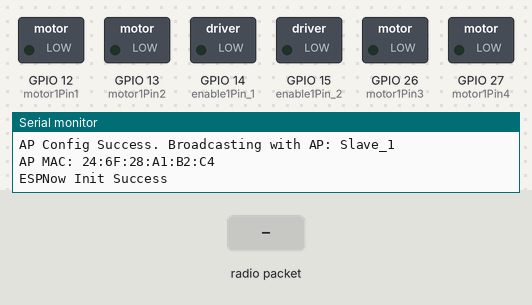
The sketch below on a simulated ESP32. Parts: switched loads named in the sketch (green lamp = pin HIGH), the last lines printed to the serial monitor. Inputs (shaded band) come from the test bench.

Above: at 1.2 s.
1.3 s: radio packet "5" arrives
At 2.5 s:
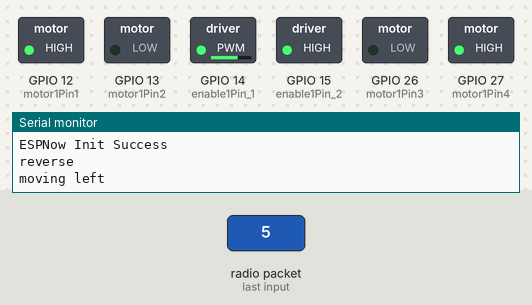
2.8 s: radio packet "90" arrives
At 3.9 s:
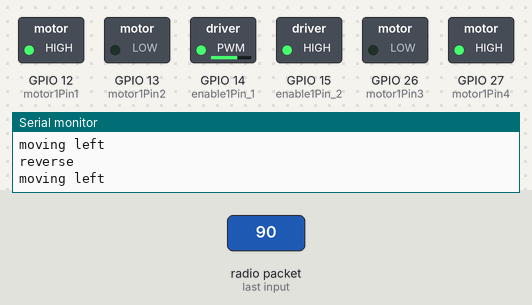
Timing chart, 0 to 5.8 s (numbered marks = the images above; inputs shaded):
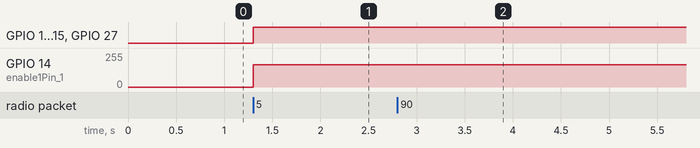

The sketch:

bug_v2.ino
```cpp
#include <WiFi.h>
#include <esp_now.h>

#define CHANNEL 1

const int freq = 30000;
const int pwmChannel_1 = 0;
const int pwmChannel_2 = 1;
const int resolution = 8;

// Motor A
int motor1Pin1 = 12;
int motor1Pin2 = 13;
int enable1Pin_1 = 14;

// Motor B
int motor1Pin3 = 26;
int motor1Pin4 = 27;
int enable1Pin_2 = 15;

bool gotData = false;

char* inputController = NULL;
char* cBut0;
char* cBut1;
char* cBut2;
char* cBut3;
char* cBut4;
char* cBut5;
char* cBut6;
char* cBut7;
char* cBut8;
char* cBut9;
char* cBut10;
char* cBut11;

char* cJoyXL;
char* cJoyXR;
char* cJoyYL;
char* cJoyYR;

int But0, But1, But2, But3, But4, But5, But6, But7, But8, But9, But10, But11, joyXL, joyYL, joyXR, joyYR = 1;
int lSpeed, rSpeed = 0;
int ySpeedModifier, xSpeedModifier = 0;
int butSpeed = 0;


void InitESPNow();
void configDeviceAP();
void OnDataRecv(const uint8_t *, const uint8_t *, int );

enum dirs {
  forward, reverse, stopped
};

dirs dir;

void setup()
{
  Serial.begin(115200);

  pinMode(motor1Pin1, OUTPUT);
  pinMode(motor1Pin2, OUTPUT);
  pinMode(enable1Pin_1, OUTPUT);
  pinMode(motor1Pin3, OUTPUT);
  pinMode(motor1Pin4, OUTPUT);
  pinMode(enable1Pin_2, OUTPUT);

  ledcSetup(pwmChannel_1, freq, resolution);
  ledcSetup(pwmChannel_2, freq, resolution);

  ledcAttachPin(enable1Pin_1, pwmChannel_1);
  ledcAttachPin(enable1Pin_2, pwmChannel_2);

  WiFi.mode(WIFI_AP);
  // configure device AP mode
  configDeviceAP();
  // This is the mac address of the Slave in AP Mode
  Serial.print("AP MAC: "); Serial.println(WiFi.softAPmacAddress());
  // Init ESPNow with a fallback logic
  InitESPNow();
  // Once ESPNow is successfully Init, we will register for recv CB to
  // get recv packer info.
  esp_now_register_recv_cb(OnDataRecv);
}


void loop()
{

  for (;;)
  {
  }
}

void InitESPNow() {
  while (true) {
    WiFi.disconnect();
    if (esp_now_init() == ESP_OK) {
      Serial.println("ESPNow Init Success");
      break;
    }
    else {
      Serial.println("ESPNow Init Failed");
      // Retry InitESPNow, add a counte and then restart?
      // InitESPNow();
      // or Simply Restart
    }
    delay(100);
  }
}

void configDeviceAP() {
  char* SSID = "Slave_1";
  bool result = WiFi.softAP(SSID, "Slave_1_Password", CHANNEL, 0);
  if (!result) {
    Serial.println("AP Config failed.");
  } else {
    Serial.println("AP Config Success. Broadcasting with AP: " + String(SSID));
  }
}

// callback when data is recv from Master
void OnDataRecv(const uint8_t *mac_addr, const uint8_t *data, int data_len) {

  inputController = (char*)data;
  //Serial.println(inputController);

  char* tokTemp = NULL;
  char* tokenString = inputController;

  cBut0 = strtok_r(tokenString, "|", &tokTemp);
  cBut1 = strtok_r(NULL, "|", &tokTemp);
  cBut2 = strtok_r(NULL, "|", &tokTemp);
  cBut3 = strtok_r(NULL, "|", &tokTemp);
  cBut4 = strtok_r(NULL, "|", &tokTemp);
  cBut5 = strtok_r(NULL, "|", &tokTemp);
  cBut6 = strtok_r(NULL, "|", &tokTemp);
  cBut7 = strtok_r(NULL, "|", &tokTemp);
  cBut8 = strtok_r(NULL, "|", &tokTemp);
  cBut9 = strtok_r(NULL, "|", &tokTemp);
  cBut10 = strtok_r(NULL, "|", &tokTemp);
  cBut11 = strtok_r(NULL, "|", &tokTemp);
  cJoyXL = strtok_r(NULL, "|", &tokTemp);
  cJoyYL = strtok_r(NULL, "|", &tokTemp);
  cJoyXR = strtok_r(NULL, "|", &tokTemp);
  cJoyYR = strtok_r(NULL, "^", &tokTemp);

  joyXL = atoi(cJoyXL);
  joyYL = atoi(cJoyYL);
  joyXR = atoi(cJoyXR);
  joyYR = atoi(cJoyYR);
  But0 = atoi(cBut0);
  But1 = atoi(cBut1);
  But2 = atoi(cBut2);
  But3 = atoi(cBut3);
  But4 = atoi(cBut4);
  But5 = atoi(cBut5);
  But6 = atoi(cBut6);
  But7 = atoi(cBut7);
  But8 = atoi(cBut8);
  But9 = atoi(cBut9);
  But10 = atoi(cBut10);
  But11 = atoi(cBut11);

  if (joyXR < 1700) {
    Serial.println("reverse");
    dir = reverse;
    //going in reverse
    xSpeedModifier = map(joyXR, 0, 1700, 255, 0);
    rSpeed =  xSpeedModifier;
    lSpeed = rSpeed;
    digitalWrite(motor1Pin1, HIGH);
    digitalWrite(motor1Pin2, LOW);
    digitalWrite(motor1Pin3, LOW);
    digitalWrite(motor1Pin4, HIGH);
  }
  else if (joyXR > 1950) {

    Serial.println("forward");
    dir = forward;
    //moving forward
    xSpeedModifier = map(joyXR, 1900, 4095, 0, 255);
    rSpeed = xSpeedModifier;
    lSpeed = rSpeed;
    digitalWrite(motor1Pin1, LOW);
    digitalWrite(motor1Pin2, HIGH);
    digitalWrite(motor1Pin3, HIGH);
    digitalWrite(motor1Pin4, LOW);
  }
  else {

    Serial.println("stopped");
    dir = stopped;
    rSpeed = 0;
    lSpeed = 0;
    //    digitalWrite(motor1Pin1, LOW);
    //    digitalWrite(motor1Pin2, HIGH);
    //    digitalWrite(motor1Pin3, HIGH);
    //    digitalWrite(motor1Pin4, LOW);

  }

  //Modify left and right speeds based on direction

  if (joyYR < 1600) {

    Serial.println("moving left");
    //moving left
    ySpeedModifier = map(joyYR, 1600, 0, 0, 255);
    lSpeed = rSpeed - (ySpeedModifier/3);
    rSpeed = rSpeed + ySpeedModifier;

    if (dir == stopped) {
      //left reverse right forward
      lSpeed = ySpeedModifier;
      rSpeed = ySpeedModifier;
      digitalWrite(motor1Pin1, HIGH);
      digitalWrite(motor1Pin2, LOW);
      digitalWrite(motor1Pin3, HIGH);
      digitalWrite(motor1Pin4, LOW);
    }
  }
  else if (joyYR > 2200) {
    Serial.println("moving right");
    //moving right
    ySpeedModifier = map(joyYR, 4095, 2150, 255, 0);
    rSpeed =  lSpeed - (ySpeedModifier/3);
    lSpeed = lSpeed + ySpeedModifier;

    if (dir == stopped) {
      lSpeed = ySpeedModifier;
      rSpeed = ySpeedModifier;
      digitalWrite(motor1Pin1, LOW);
      digitalWrite(motor1Pin2, HIGH);
      digitalWrite(motor1Pin3, LOW);
      digitalWrite(motor1Pin4, HIGH);
    }
  }
  else {

  }

  //check buttons
  if (!But0) {
    if (butSpeed < 255) {
      butSpeed++;
    }
  }
  if (!But1) {
    if (butSpeed > -255) {
      butSpeed--;
    }
  }

  lSpeed = lSpeed + butSpeed;
  rSpeed = rSpeed + butSpeed;

  if ( lSpeed > 255) {
    lSpeed = 255;
  }
  if ( rSpeed > 255) {
    rSpeed = 255;
  }
  if (lSpeed < 0) {
    lSpeed = 0;
  }
  if (rSpeed < 0) {
    rSpeed = 0;
  }


  //Serial.print("lSpeed: "); Serial.print(lSpeed); Serial.print("  rSpeed: "); Serial.println(rSpeed);

  ledcWrite(pwmChannel_1, lSpeed);
  ledcWrite(pwmChannel_2 , rSpeed);

}
```

Measured:
- after the input at 1.3 s, GPIO 12 (motor1Pin1), GPIO 15 (enable1Pin_2), GPIO 27 (motor1Pin4): LOW → HIGH at once; GPIO 14 (enable1Pin_1): 0/255 → 168/255 at once
- after the input at 2.8 s, GPIO 14 (enable1Pin_1): 168/255 → 167/255 at once
